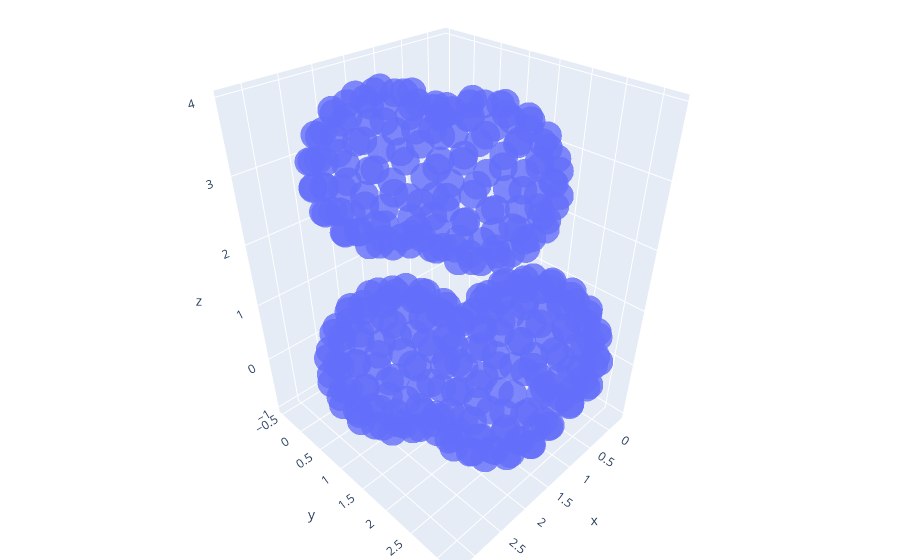

Notebook source saved alongside this figure:
### Code cell
plotly_scatter([surface_points], [10])

### Figure 1 — Plotly figure (JSON) as saved in the notebook; plotly's stock layout.template omitted (floating-point values rounded to 4 significant figures; data arrays with more than 128 entries replaced by an {"elided": "..."} marker saying what was removed)
{"data": [{"marker": {"opacity": 0.8, "size": 10}, "mode": "markers", "type": "scatter3d", "x": {"elided": "362 float values"}, "y": {"elided": "362 float values"}, "z": {"elided": "362 float values"}}], "layout": {"margin": {"b": 0, "l": 0, "r": 0, "t": 0}}}
